Frame 1 (no input): blank canvas, image omitted
Frame 60 (the mouse pressed at the canvas centre just before this capture): blank canvas, image omitted
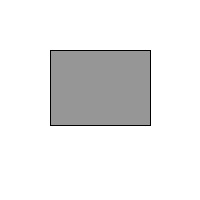
Frame 120 (the mouse held since frame 60 and released just before this capture)

The Processing sketch whose frames 1 and 60 were blank and that drew this single picture after the mouse press (run headless with seeded random() and noise(); from frame 60 on, the mouse is pressed at the canvas centre):

// Processing sketch: processing_29415
// ── processing_29415.pde

int x = 50;
int y = 50;
int w = 100;
int h = 75;

void setup(){
  size (200,200);
}
void draw(){
  background (255);
  stroke(0);
  if((mouseX>50)&&(mouseX<150)&&(mouseY>50)&&(mouseY<150)){
    rect(x,y,w,h);
    fill(150);
  }else {
    background(255);
  }
}
